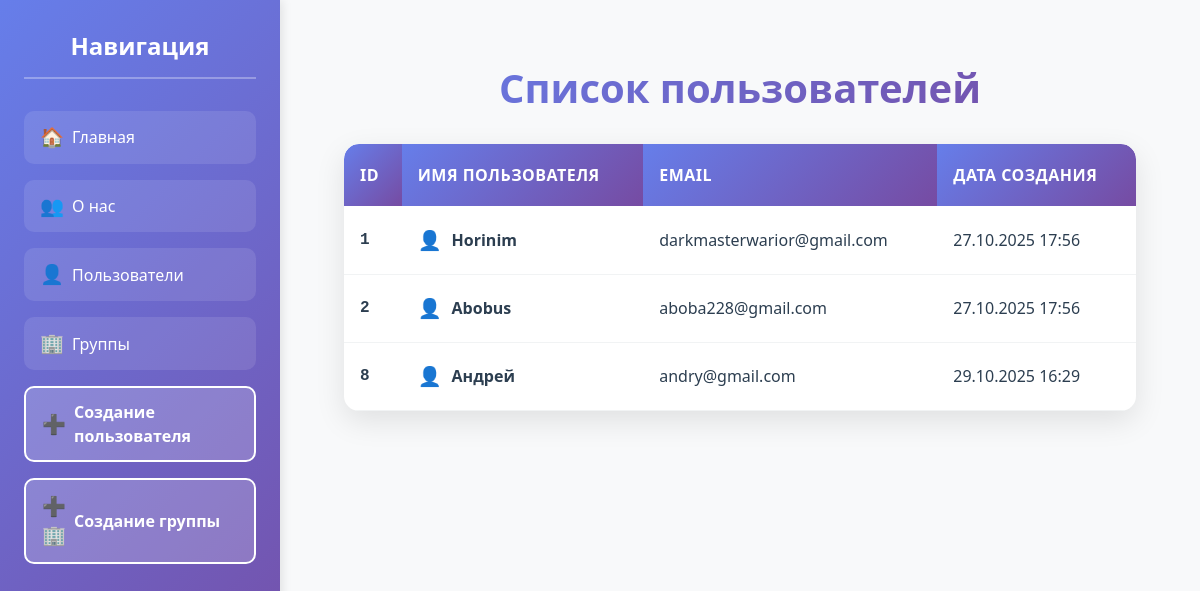
/users/, run on the app's committed database.
### main/models.py (models this page shows, shortened)
class UsersList(models.Model):
    id = models.AutoField(primary_key=True)
    username = models.CharField('Имя пользователя',max_length=20)
    email = models.EmailField('Email пользователя')
    created_at = models.DateTimeField(auto_now_add=True)
    class Meta:
        verbose_name = 'Пользователи'
        verbose_name_plural = 'Все пользователи'

### main/views.py (the view)
# urls.py: path('users/', views.users_show, name='users_show'),
def users_show(request):
    users = UsersList.objects.all()
    print("Количество пользователей:", users.count())
    for user in users:
        print(f"Пользователь: {user.username}, Email: {user.email}")
    context = {
        'users_list': users
    }
    return render(request, 'main/users_show.html', context)

### main/templates/main/users_show.html (shortened to what this page needs)
{% extends 'main/layout.html' %}
{% block content %}
<div class="users-container">
    <h1 class="page-title">Список пользователей</h1>
    <div class="table-wrapper">
        <table class="modern-table">
            <thead>
                <tr>
                    <th>ID</th>
                    <th>Имя пользователя</th>
                    <th>Email</th>
                    <th>Дата создания</th>
                </tr>
            </thead>
            <tbody>
                {% for user in users_list %}
                <tr class="table-row">
                    <td class="user-id">{{ user.id }}</td>
                    <td class="username">
                        <span class="user-avatar">👤</span>
                        {{ user.username }}
                    </td>
                    <td class="user-email">{{ user.email }}</td>
                    <td class="user-date">{{ user.created_at|date:"d.m.Y H:i" }}</td>
                </tr>
                {% endfor %}
            </tbody>
        </table>
    </div>
</div>
{% endblock %}

### main/templates/main/layout.html (shortened to what this page needs)
<!DOCTYPE html>
<html lang="ru">
<head>
<link rel="stylesheet" href="https://cdn.jsdelivr.net/npm/bootstrap@5.3.3/dist/css/bootstrap.min.css">
</head>
<body>
   <div class="layout-container">
    <aside class="sidebar-left">
        <h3 class="sidebar-title">Навигация</h3>
        <nav class="sidebar-nav">
            <ul class="nav-list">
                <li class="nav-item">
                    <a href="{% url 'index' %}" class="nav-link">
                        <span class="nav-icon">🏠</span>
                        <span class="nav-text">Главная</span>
                    </a>
                </li>
                <li class="nav-item">
                    <a href="{% url 'about' %}" class="nav-link">
                        <span class="nav-icon">👥</span>
                        <span class="nav-text">О нас</span>
                    </a>
                </li>
                <li class="nav-item">
                    <a href="{% url 'users_show' %}" class="nav-link">
                        <span class="nav-icon">👤</span>
                        <span class="nav-text">Пользователи</span>
                    </a>
                </li>
                <li class="nav-item">
                    <a href="{% url 'groups_show' %}" class="nav-link">
                        <span class="nav-icon">🏢</span>
                        <span class="nav-text">Группы</span>
                    </a>
                </li>
                <li class="nav-item">
                    <a href="{% url 'create_user' %}" class="nav-link nav-button">
                        <span class="nav-icon">➕</span>
                        <span class="nav-text">Создание пользователя</span>
                    </a>
                </li>
                <li class="nav-item">
                    <a href="{% url 'create_group' %}" class="nav-link nav-button">
                        <span class="nav-icon">➕🏢</span>
                        <span class="nav-text">Создание группы</span>
                    </a>
                </li>
            </ul>
        </nav>
    </aside>
        <main class="main-content">
    {% block content %}{% endblock %}
            </main>
</div>
</body>
</html>

### main/templates/main/layout.html (style rules this page uses)
.layout-container { display: flex; min-height: 100vh; }
.sidebar-left { width: 280px; background: linear-gradient(135deg, #667eea 0%, #764ba2 100%); color: white; padding: 2rem 1.5rem; box-shadow: 2px 0 10px rgba(0,0,0,0.1); position: fixed; left: 0; top: 0; height: 100vh; overflow-y: auto; }
.main-content { flex: 1; margin-left: 280px; padding: 2rem; background: #f8f9fa; min-height: 100vh; }
.sidebar-title { text-align: center; margin-bottom: 2rem; font-weight: 600; font-size: 1.5rem; border-bottom: 2px solid rgba(255,255,255,0.3); padding-bottom: 1rem; }
.nav-list { list-style: none; padding: 0; margin: 0; }
.nav-item { margin-bottom: 1rem; }
.nav-link { display: flex; align-items: center; padding: 12px 16px; color: white; text-decoration: none; border-radius: 10px; transition: all 0.3s ease; background: rgba(255,255,255,0.1); }
.nav-button { background: rgba(255,255,255,0.2) !important; border: 2px solid white; font-weight: 600; }
.nav-icon { font-size: 1.2rem; margin-right: 12px; width: 20px; text-align: center; }
.nav-text { font-size: 1rem; }

### main/templates/main/users_show.html (style rules this page uses)
.users-container { max-width: 1200px; margin: 0 auto; padding: 2rem; }
.page-title { text-align: center; color: #2c3e50; margin-bottom: 2rem; font-weight: 700; font-size: 2.5rem; background: linear-gradient(135deg, #667eea, #764ba2); -webkit-background-clip: text; -webkit-text-fill-color: transparent; }
.table-wrapper { background: white; border-radius: 15px; box-shadow: 0 10px 30px rgba(0,0,0,0.1); overflow: hidden; }
.modern-table { width: 100%; border-collapse: collapse; font-family: 'Segoe UI', Tahoma, Geneva, Verdana, sans-serif; }
.modern-table th { background: linear-gradient(135deg, #667eea, #764ba2); color: white; padding: 1.2rem 1rem; text-align: left; font-weight: 600; font-size: 1rem; text-transform: uppercase; letter-spacing: 0.5px; }
.modern-table th:first-child { border-top-left-radius: 15px; }
.modern-table th:last-child { border-top-right-radius: 15px; }
.table-row { border-bottom: 1px solid #f1f3f4; transition: all 0.3s ease; }
.table-row td { padding: 1.2rem 1rem; color: #2c3e50; font-size: 1rem; }
.user-id { font-weight: 600; color: #667eea; font-family: 'Courier New', monospace; }
.username { display: flex; align-items: center; gap: 10px; font-weight: 600; }
.user-avatar { font-size: 1.2rem; }
.user-email { color: #7f8c8d; }
.user-date { color: #95a5a6; font-size: 0.9rem; }
.table-row { animation: fadeInUp 0.5s ease; }

### data on the page
UsersList: id "1", username "Horinim", email "darkmasterwarior@gmail.com", created_at "27.10.2025 17:56"
UsersList: id "2", username "Abobus", email "aboba228@gmail.com", created_at "27.10.2025 17:56"
UsersList: id "8", username "Андрей", email "andry@gmail.com", created_at "29.10.2025 16:29"
